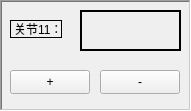
     <widget class="QFrame" name="robotframe11">
      <property name="enabled">
       <bool>true</bool>
      </property>
      <property name="geometry">
       <rect>
        <x>820</x>
        <y>150</y>
        <width>191</width>
        <height>111</height>
       </rect>
      </property>
      <property name="sizePolicy">
       <sizepolicy hsizetype="Fixed" vsizetype="Fixed">
        <horstretch>0</horstretch>
        <verstretch>0</verstretch>
       </sizepolicy>
      </property>
      <property name="frameShape">
       <enum>QFrame::WinPanel</enum>
      </property>
      <property name="frameShadow">
       <enum>QFrame::Sunken</enum>
      </property>
      <widget class="QPushButton" name="pushButton_31">
       <property name="geometry">
        <rect>
         <x>10</x>
         <y>70</y>
         <width>80</width>
         <height>24</height>
        </rect>
       </property>
       <property name="sizePolicy">
        <sizepolicy hsizetype="Fixed" vsizetype="Fixed">
         <horstretch>0</horstretch>
         <verstretch>0</verstretch>
        </sizepolicy>
       </property>
       <property name="text">
        <string>+</string>
       </property>
      </widget>
      <widget class="QPushButton" name="pushButton_32">
       <property name="geometry">
        <rect>
         <x>100</x>
         <y>70</y>
         <width>80</width>
         <height>24</height>
        </rect>
       </property>
       <property name="sizePolicy">
        <sizepolicy hsizetype="Fixed" vsizetype="Fixed">
         <horstretch>0</horstretch>
         <verstretch>0</verstretch>
        </sizepolicy>
       </property>
       <property name="text">
        <string>-</string>
       </property>
      </widget>
      <widget class="QLabel" name="axisposition11">
       <property name="enabled">
        <bool>true</bool>
       </property>
       <property name="geometry">
        <rect>
         <x>80</x>
         <y>10</y>
         <width>101</width>
         <height>41</height>
        </rect>
       </property>
       <property name="sizePolicy">
        <sizepolicy hsizetype="Fixed" vsizetype="Fixed">
         <horstretch>0</horstretch>
         <verstretch>0</verstretch>
        </sizepolicy>
       </property>
       <property name="frameShape">
        <enum>QFrame::WinPanel</enum>
       </property>
       <property name="frameShadow">
        <enum>QFrame::Plain</enum>
       </property>
       <property name="text">
        <string/>
       </property>
      </widget>
      <widget class="QLabel" name="axisname11">
       <property name="geometry">
        <rect>
         <x>10</x>
         <y>20</y>
         <width>52</width>
         <height>18</height>
        </rect>
       </property>
       <property name="sizePolicy">
        <sizepolicy hsizetype="Fixed" vsizetype="Fixed">
         <horstretch>0</horstretch>
         <verstretch>0</verstretch>
        </sizepolicy>
       </property>
       <property name="frameShape">
        <enum>QFrame::Box</enum>
       </property>
       <property name="text">
        <string>关节11：</string>
       </property>
      </widget>
     </widget>
